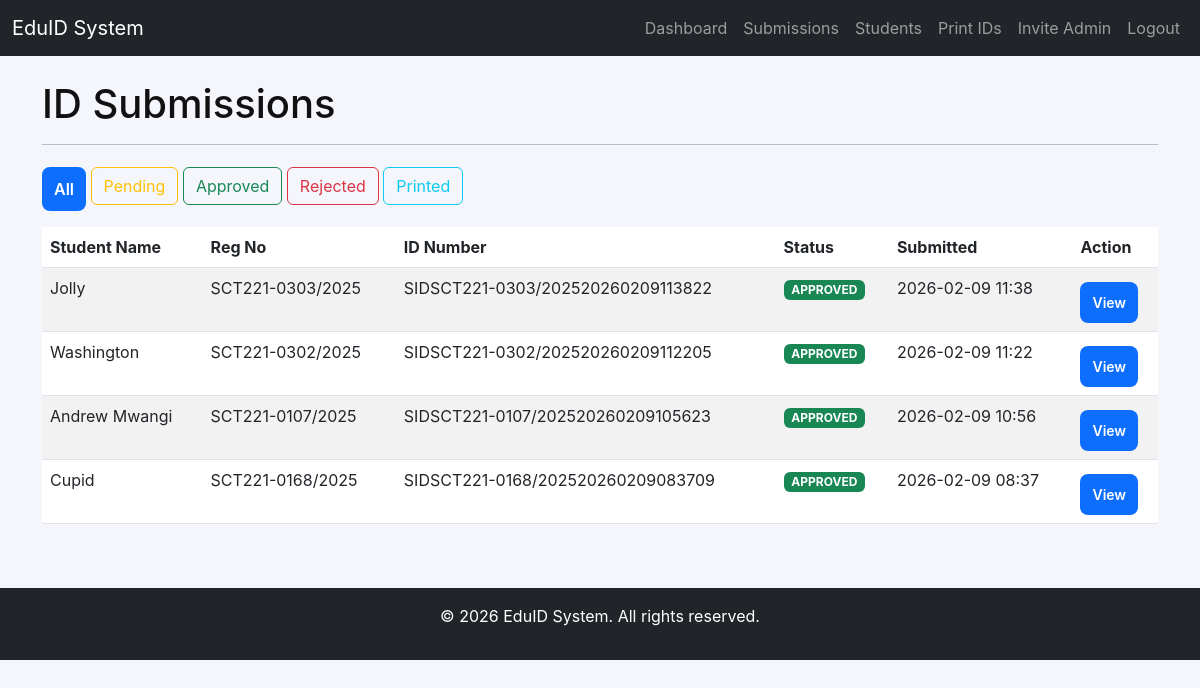
The page /admin/submissions?status=all (signed in) on the database as committed earlier.
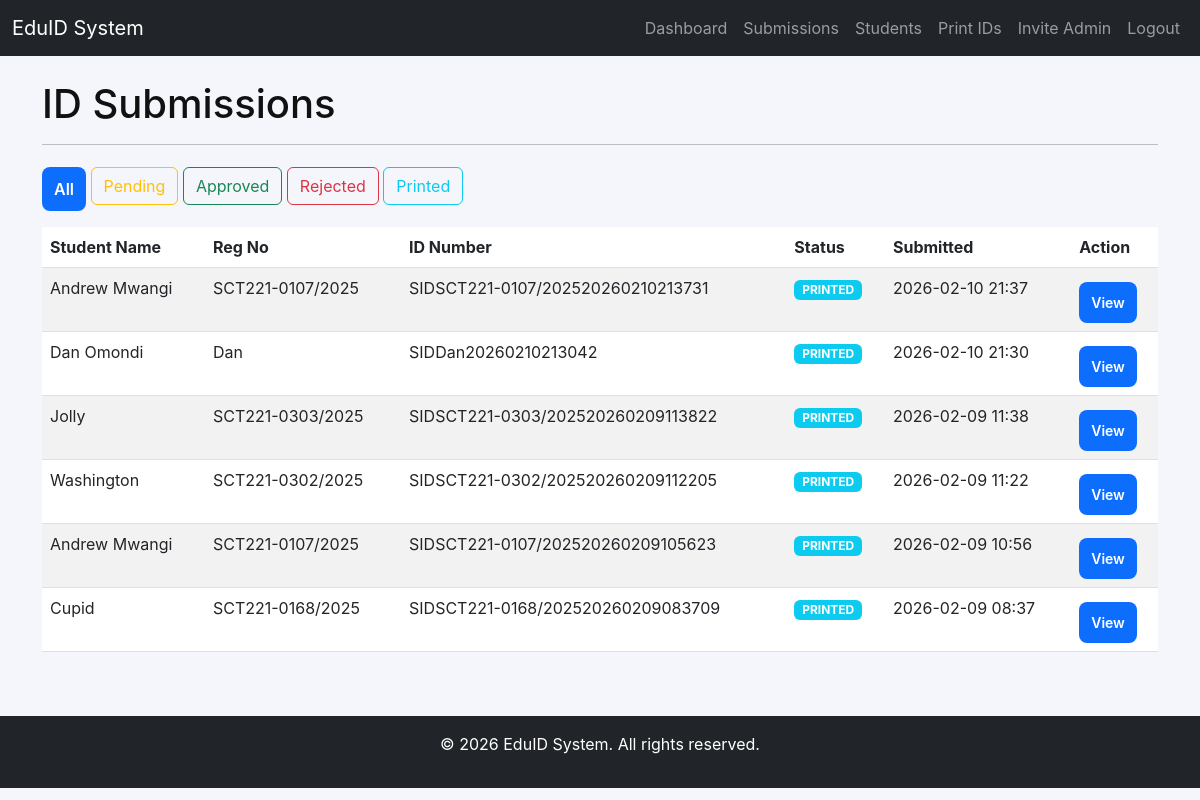
The same page on the database as committed later.
### app/models/student.py (models this page shows)
class Student(db.Model):
    id = db.Column(db.Integer, primary_key=True)
    user_id = db.Column(db.Integer, db.ForeignKey('user.id'), nullable=False, unique=True)
    reg_no = db.Column(db.String(30), unique=True, nullable=False)
    full_name = db.Column(db.String(120), nullable=False)
    school_name = db.Column(db.String(200))  # School name
    email = db.Column(db.String(120))
    phone = db.Column(db.String(20))
    date_of_birth = db.Column(db.Date)
    class_level = db.Column(db.String(50))
    photo = db.Column(db.String(200))
    blood_type = db.Column(db.String(10))  # e.g., O+, A-, AB+
    allergies = db.Column(db.String(200))
    emergency_contact_name = db.Column(db.String(120))
    emergency_contact_phone = db.Column(db.String(20))
    school_ids = db.relationship('SchoolID', backref='student', lazy=True, cascade='all, delete-orphan')
    created_at = db.Column(db.DateTime, default=datetime.utcnow)
    updated_at = db.Column(db.DateTime, default=datetime.utcnow, onupdate=datetime.utcnow)

class SchoolID(db.Model):
    id = db.Column(db.Integer, primary_key=True)
    student_id = db.Column(db.Integer, db.ForeignKey('student.id'), nullable=False)
    id_number = db.Column(db.String(50), unique=True, nullable=False)
    status = db.Column(db.String(20), default='pending')  # pending, approved, rejected, printed
    submission_date = db.Column(db.DateTime, default=datetime.utcnow)
    approval_date = db.Column(db.DateTime)
    rejection_reason = db.Column(db.Text)
    qr_code = db.Column(db.String(200))  # path to QR code image
    preview_image = db.Column(db.String(200))  # path to ID preview image
    pdf_file = db.Column(db.String(200))  # path to generated PDF
    notes = db.Column(db.Text)  # admin notes
    created_at = db.Column(db.DateTime, default=datetime.utcnow)
    updated_at = db.Column(db.DateTime, default=datetime.utcnow, onupdate=datetime.utcnow)

### app/routes/admin.py (the view)
@admin_bp.route("/submissions")
@login_required
@admin_required
def submissions():
    status_filter = request.args.get('status', 'pending')
    page = request.args.get('page', 1, type=int)
    if status_filter and status_filter != 'all':
        query = SchoolID.query.filter_by(status=status_filter)
    else:
        query = SchoolID.query
    submissions = query.order_by(SchoolID.submission_date.desc()).paginate(page=page, per_page=10)
    return render_template("admin/submissions.html", submissions=submissions, current_status=status_filter)

### app/templates/admin/submissions.html (shortened to what this page needs)
{% extends "base.html" %}
{% block content %}
<h1>ID Submissions</h1>
<hr>
<div class="mb-3">
    <a href="{{ url_for('admin.submissions', status='all') }}" class="btn btn-{{ 'primary' if current_status == 'all' else 'outline-primary' }}">All</a>
    <a href="{{ url_for('admin.submissions', status='pending') }}" class="btn btn-{{ 'warning' if current_status == 'pending' else 'outline-warning' }}">Pending</a>
    <a href="{{ url_for('admin.submissions', status='approved') }}" class="btn btn-{{ 'success' if current_status == 'approved' else 'outline-success' }}">Approved</a>
    <a href="{{ url_for('admin.submissions', status='rejected') }}" class="btn btn-{{ 'danger' if current_status == 'rejected' else 'outline-danger' }}">Rejected</a>
    <a href="{{ url_for('admin.submissions', status='printed') }}" class="btn btn-{{ 'info' if current_status == 'printed' else 'outline-info' }}">Printed</a>
</div>
<div class="table-responsive">
    <table class="table table-striped table-hover">
        <thead>
            <tr>
                <th>Student Name</th>
                <th>Reg No</th>
                <th>ID Number</th>
                <th>Status</th>
                <th>Submitted</th>
                <th>Action</th>
            </tr>
        </thead>
        <tbody>
            {% for id in submissions.items %}
                {% set student = id.student %}
                <tr>
                    <td>{{ student.full_name }}</td>
                    <td>{{ student.reg_no }}</td>
                    <td>{{ id.id_number }}</td>
                    <td>
                        <span class="badge bg-{{ 'warning' if id.status == 'pending' else 'success' if id.status == 'approved' else 'danger' if id.status == 'rejected' else 'info' }}">
                            {{ id.status|upper }}
                        </span>
                    </td>
                    <td>{{ id.submission_date.strftime('%Y-%m-%d %H:%M') }}</td>
                    <td>
                        <a href="{{ url_for('admin.review_submission', id_id=id.id) }}" class="btn btn-sm btn-primary">View</a>
                    </td>
                </tr>
            {% endfor %}
        </tbody>
    </table>
</div>
{% endblock %}

### app/templates/base.html (shortened to what this page needs)
<!DOCTYPE html>
<html lang="en">
<head>
    <link href="https://cdn.jsdelivr.net/npm/bootstrap@5.3.0/dist/css/bootstrap.min.css" rel="stylesheet">
    <link rel="stylesheet" href="{{url_for('static', filename='css/style.css')}}">
</head>
<body>
    <nav class="navbar navbar-expand-lg navbar-dark bg-dark">
        <div class="container-fluid">
            <a class="navbar-brand" href="/">EduID System</a>
            <div class="collapse navbar-collapse" id="navbarNav">
                <ul class="navbar-nav ms-auto">
                    {% if current_user.is_authenticated %}
                        {% if current_user.role == 'admin' %}
                            <li class="nav-item"><a class="nav-link" href="{{ url_for('admin.dashboard') }}">Dashboard</a></li>
                            <li class="nav-item"><a class="nav-link" href="{{ url_for('admin.submissions') }}">Submissions</a></li>
                            <li class="nav-item"><a class="nav-link" href="{{ url_for('admin.students_list') }}">Students</a></li>
                            <li class="nav-item"><a class="nav-link" href="{{ url_for('admin.bulk_print') }}">Print IDs</a></li>
                            <li class="nav-item"><a class="nav-link" href="{{ url_for('admin.invite_admin') }}">Invite Admin</a></li>
                        {% else %}
                            <li class="nav-item"><a class="nav-link" href="{{ url_for('student.dashboard') }}">Dashboard</a></li>
                            <li class="nav-item"><a class="nav-link" href="{{ url_for('student.profile') }}">Profile</a></li>
                        {% endif %}
                        <li class="nav-item"><a class="nav-link" href="{{ url_for('auth.logout') }}">Logout</a></li>
                    {% else %}
                        <li class="nav-item"><a class="nav-link" href="{{ url_for('auth.login') }}">Login</a></li>
                        <li class="nav-item"><a class="nav-link" href="{{ url_for('auth.register') }}">Register</a></li>
                    {% endif %}
                </ul>
            </div>
        </div>
    </nav>
    <div class="container mt-4">
        {% block content %}{% endblock %}
    </div>
    <footer class="bg-dark text-white text-center py-3 mt-5">
        <p>&copy; 2026 EduID System. All rights reserved.</p>
    </footer>
</body>
</html>

### app/static/css/style.css (style rules this page uses)
:root { --bg:#f4f6fb; --card:#ffffff; --muted:#6c757d; --accent:#0d6efd; --danger:#dc3545; --radius:10px; --max-width:420px; }
* { box-sizing:border-box }
body { font-family:Inter,system-ui,Segoe UI,Roboto,Arial,sans-serif;background:var(--bg);margin:0;color:#111 }
.btn-primary { margin-top:6px;padding:10px 12px;background:var(--accent);color:#fff;border:none;border-radius:8px;font-weight:600;cursor:pointer }
a { color:var(--accent) }

Rows that differ between the two databases and show on the page:
added SchoolID: {{ student.full_name }} "Andrew Mwangi", {{ student.reg_no }} "SCT221-0107/2025", id_number "SIDSCT221-0107/202520260210213731", status "PRINTED", submission_date "2026-02-10 21:37"
added SchoolID: id_number "SIDDan20260210213042", status "PRINTED", submission_date "2026-02-10 21:30"
now on this page (row edited): Student: full_name "Dan Omondi", reg_no "Dan"
changed SchoolID "SIDSCT221-0303/202520260209113822": status "APPROVED" → "PRINTED"
changed SchoolID "SIDSCT221-0302/202520260209112205": status "APPROVED" → "PRINTED"
changed SchoolID "SIDSCT221-0107/202520260209105623": status "APPROVED" → "PRINTED"
changed SchoolID "SIDSCT221-0168/202520260209083709": status "APPROVED" → "PRINTED"
